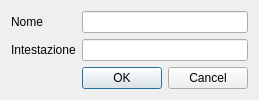
<?xml version="1.0" encoding="UTF-8"?>
<ui version="4.0">
 <class>DestinazioneStampaDlg</class>
 <widget class="QDialog" name="DestinazioneStampaDlg">
  <property name="geometry">
   <rect>
    <x>0</x>
    <y>0</y>
    <width>240</width>
    <height>93</height>
   </rect>
  </property>
  <property name="windowTitle">
   <string>Reparto di stampa</string>
  </property>
  <property name="modal">
   <bool>true</bool>
  </property>
  <layout class="QFormLayout" name="formLayout">
   <item row="0" column="0">
    <widget class="QLabel" name="label">
     <property name="text">
      <string>Nome</string>
     </property>
    </widget>
   </item>
   <item row="0" column="1">
    <widget class="QLineEdit" name="repartoTxt"/>
   </item>
   <item row="1" column="0">
    <widget class="QLabel" name="label_2">
     <property name="text">
      <string>Intestazione</string>
     </property>
    </widget>
   </item>
   <item row="1" column="1">
    <widget class="QLineEdit" name="intestazioneTxt"/>
   </item>
   <item row="2" column="1">
    <widget class="QDialogButtonBox" name="buttonBox">
     <property name="standardButtons">
      <set>QDialogButtonBox::Cancel|QDialogButtonBox::Ok</set>
     </property>
    </widget>
   </item>
  </layout>
 </widget>
 <resources/>
 <connections/>
</ui>
